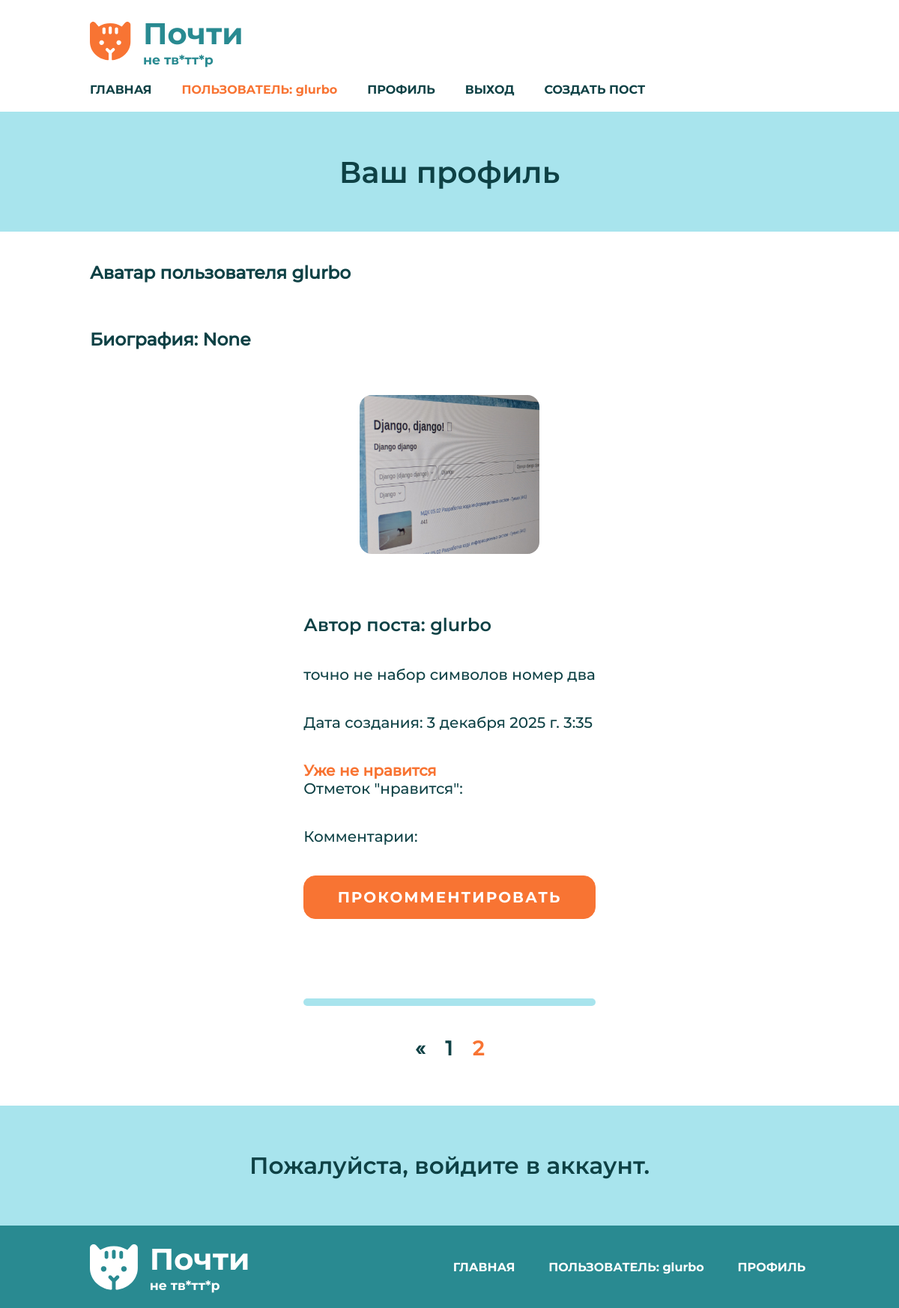
Screenshot of /posts/profile/?page=2 (signed in) with the database file from the repository.
### posts/models.py (models this page shows, shortened)
class ReallyUser(AbstractUser):
    avatar = models.ImageField(upload_to='avatars/', blank=True, null=True,
                               verbose_name='Аватар', default='avatars/image.png')
    biography = models.CharField(max_length=250, verbose_name="Биография", null=True)
    class Meta(AbstractUser.Meta):
        pass

class Post(models.Model):
    post_text = models.TextField(verbose_name="Текст поста")
    author = models.ForeignKey('ReallyUser', on_delete=models.CASCADE, verbose_name='Автор поста', null=True)
    pub_date = models.DateTimeField(default=datetime.now, verbose_name="Дата публикации")
    likes = models.ManyToManyField(settings.AUTH_USER_MODEL, related_name="liked_posts", blank=True)
    class Meta:
        verbose_name = 'Пост'
        verbose_name_plural = 'Посты'

### posts/views.py (the view)
# urls.py: path('profile/', views.profile_view, name='profile'),
@login_required
def profile_view(request):
    posts = Post.objects.filter(author=request.user).order_by('-pub_date')
    paginator = Paginator(posts, 2)
    if 'page' in request.GET:
        page_num = request.GET['page']
    else:
        page_num = 1
    page = paginator.get_page(page_num)
    context = {
        'posts': page.object_list,
        'user': request.user,
        'page': page
    }
    return render(request, 'profile.html', context)

### posts/templates/profile.html (shortened to what this page needs)
{% extends "base_generic.html" %}
{% block content %}
{% if user.is_authenticated %}
<section class="title">
            <h1>Ваш профиль</h1>
        </section>
        <section class="articles-wrapper">
            <div class="articles">
                <h3 class="article-text">Аватар пользователя {{ user.username }} </h3>
                <h3 class="article-text">Биография: {{ user.biography }}</h3>
                {% if user.avatar %}
<img src="{{ user.avatar.url }}" alt="Аватар пользователя" class="prof-img">
    {% else %}
    <h3>Как вы смогли без аватарки здесь зарегистрироваться???</h3>
    {% endif %}
                <div class="four-articles">
                    {% if posts %}
                    {% for post in posts %}
                    <article>
                        <div class="article-inner">
                            <div class="article-text">
                                <h3>Автор поста: {{ post.author }}</h3>
                                <p>{{ post.post_text }}</p>
                                <p>Дата создания: {{ post.pub_date }}</p>
                                 {% if request.user.is_authenticated %}
            <p class="lele">
                <a href="{% url 'toggle_like' pk=post.pk %}">
                    {% if request.user in post.likes.all %}
                        Уже не нравится
                    {% else %}
                        Нравится
                    {% endif %}
                </a>
                <span>Отметок "нравится": {{ post.likes_count }}</span>
            </p>
        {% else %}
            <p>Отметок "нравится": {{ post.likes_count }}</p>
        {% endif %}
        <p>Комментарии: {{ post.comment_count }}</p>
                            </div>
                            <div class="article-buttons">
                                <a href="{% url 'add-comment' pk=post.pk %}" class="button">ПРОКОММЕНТИРОВАТЬ</a>
                                <form>
                                    <div class="favourite">
                                        <input class="fav-input" type="checkbox" id="fav1" checked>
                                    </div>
                                </form>
                            </div>
                            <div class="line"></div>
                            {% endfor %}
                            {% if page.paginator.num_pages > 1 %}
    <div class="pagination">
        <div class="pagination-list">
            {% if page.has_previous %}
                <div class="pagination-item">
                    <a href="?page={{ page.previous_page_number }}" class="pagination-link">&laquo;</a>
                </div>
            {% endif %}
            {% for num in page.paginator.page_range %}
                <div class="pagination-item {% if num == page.number %}active{% endif %}">
                    {% if num == page.number %}
                        <span class="pagination-link">{{ num }}</span>
                    {% else %}
                        <a href="?page={{ num }}" class="pagination-link">{{ num }}</a>
                    {% endif %}
                </div>
            {% endfor %}
        </div>
    </div>
                            {% endif %}
                            {% else %}
                             <p>Нет постов :(</p>
                            {% endif %}
                        </div>
                    </article>
                </div>
            </div>
        </section>
<section class="title">
    <h3>Пожалуйста, войдите в аккаунт.</h3>
</section>
{% endif %}
{% endblock %}

### posts/templates/base_generic.html (shortened to what this page needs)
<!DOCTYPE html>
<html lang="ru">
<head>
    {% load static %}
    <link rel="stylesheet" href="{% static 'css/style.css' %}" />
</head>
<body>
    <header class="header-wrapper">
        <div class="header">
            <a class="logo" href="{% url 'index' %}">
                <img src="{% static 'media/logo.svg' %}" alt="Логотип">
                <div class="logo-wrapper">
                    <h1>Почти</h1>
                    <h3>не тв*тт*р</h3>
                </div>
            </a>
            <nav class="header-nav">
                <a href="{% url 'index' %}">ГЛАВНАЯ</a>
                {% if user.is_authenticated %}
                <p class="like-link">ПОЛЬЗОВАТЕЛЬ: {{ user.get_username }}</p>
                <a href="{% url 'profile' %}">ПРОФИЛЬ</a>
                <a href="{% url 'logout' %}">ВЫХОД</a>
                <a href="{% url 'create' %}">СОЗДАТЬ ПОСТ</a>
                {% else %}
                    <a href="{% url 'login' %}">ВОЙТИ</a>
                    <a href="{% url 'register' %}">РЕГИСТРАЦИЯ</a>
                {% endif %}
            </nav>
        </div>
    </header>
    <main>
        {% block content %}
        {% endblock %}
    </main>
    <footer>
        <div class="footer-wrapper">
            <a class="logo" href="{% url 'index' %}">
                <img src="{% static 'media/footer-logo.svg' %}" alt="Логотип">
                <div class="logo-wrapper">
                    <h1>Почти</h1>
                    <h3>не тв*тт*р</h3>
                </div>
            </a>
                <nav class="footer-nav">
                    <a href="{% url 'index' %}">ГЛАВНАЯ</a>
                {% if user.is_authenticated %}
                <p class="like-link-f">ПОЛЬЗОВАТЕЛЬ: {{ user.get_username }}</p>
                <a href="{% url 'profile' %}">ПРОФИЛЬ</a>
                {% else %}
                    <a href="{% url 'login' %}">ВОЙТИ</a>
                    <a href="{% url 'register' %}">РЕГИСТРАЦИЯ</a>
                {% endif %}
                </nav>
        </div>
    </footer>
</body>
</html>

### posts/static/css/style.css (style rules this page uses)
* { box-sizing: border-box; margin: 0; padding: 0; }
body { font-family: 'Montserrat Medium', sans-serif; font-size: 15pt; }
main { display: flex; flex-direction: column; row-gap: 1em; }
a { text-decoration: none; }
.header-wrapper { background: #fff; display: flex; justify-content: center; align-items: center; min-height: 4em; padding: 1em 0; }
.header { width: 80%; display: flex; justify-content: space-between; align-items: center; flex-wrap: wrap; gap: 1em; }
.logo { display: flex; column-gap: 0.8em; font-family: 'Montserrat Bold', sans-serif; align-items: center; padding-right: 1em; }
.logo img { max-width: 25%; }
.logo-wrapper { display: flex; flex-direction: column; color: #298A91; }
.logo-wrapper h1 { font-size: 30pt; }
.logo-wrapper h3 { font-size: 13pt; font-weight: normal; }
.header-nav { display: flex; gap: 2em; flex-wrap: wrap; }
.header-nav a, .like-link { font-family: 'Montserrat Bold', sans-serif; color: #0E4145; font-size: 12pt; }
footer { background: #298A91; display: flex; justify-content: center; align-items: center; min-height: 4em; padding: 1em 0; }
.footer-wrapper { width: 80%; display: flex; justify-content: space-between; align-items: center; gap: 1em; flex-wrap: wrap; }
.footer-wrapper .logo-wrapper { display: flex; flex-direction: column; color: #fff; }
.footer-nav { display: flex; width: 50%; justify-content: space-evenly; gap: 2em; flex-wrap: wrap; }
.footer-nav a, .like-link-f { font-family: 'Montserrat Bold', sans-serif; color: #fff; font-size: 12pt; }
.button { color: #fff; font-size: 15pt; font-family: 'Montserrat Bold', sans-serif; background-color: #F87433; border: 1px solid #F87433; border-radius: 0.8em; display: flex; padding: 0.8em; letter-spacing: 0.1em; justify-content: center; width: 100%; }
.title { color:#0E4145; justify-content: center; font-size: 20pt; font-family: 'Montserrat SemiBold', sans-serif; display: flex; min-height: 6em; align-items: center; background-color: #a8e4ed; }
.articles-wrapper { min-height: 50em; display: flex; justify-content: center; padding: 1em 0; }
.articles { width: 80%; display: flex; flex-direction: column; row-gap: 3em; }
article { align-items: center; }
.four-articles { display: flex; align-items: center; flex-direction: column; row-gap: 3em; flex-wrap: wrap; }
.four-articles article { display: flex; column-gap: 2em; border-radius: 0.8em; }
.article-inner { display: flex; flex-direction: column; padding: 1em; row-gap: 2em; }
.article-buttons { display: flex; justify-content: space-between; flex-direction: column; }
.article-text { display: flex; flex-direction: column; row-gap: 2em; color: #0E4145; }
.article-text h3 { font-family: 'Montserrat SemiBold', sans-serif; font-size: 18pt; }
.favourite { width: fit-content; display: flex; justify-content: center; align-items: center; }
.fav-input { appearance: none; position: relative; background-image: url('../media/favourite.svg'); width: 3.5em; height: 3.5em; background-repeat: no-repeat; background-position: center; background-size: contain; }
.fav-input::after { content: ""; position: absolute; width: 0px; height: 0px; background-image: url('../media/favourite-checked.svg'); background-repeat: no-repeat; background-position: center; background-size: contain; }
.fav-input:checked::after { width: 3.5em; height: 3.5em; }
.like-link { color: #F87433; }
.prof-img { max-width: 25%; border-radius: 0.8em; align-self: center; }
.pagination { align-self: center; display: flex; align-items: center; justify-content: center; }
.pagination-list { display: flex; column-gap: 1em; font-weight: bold; font-size: 20pt; color: #F87433; }
.pagination-list a { color: #0E4145; }
.line { border-radius: 0.8em; width: 100%; height: 0.5em; background-color: #a8e4ed; }
.lele { display: flex; flex-direction: column; color:#0E4145; }
.lele a { font-weight: bold; color: #F87433; }
.article-buttons { row-gap: 1em; }

### rows the page displays
ReallyUser: get_username "glurbo", username "glurbo", biography "None", avatar (picture)
Post: author "glurbo", post_text "точно не набор символов номер два", pub_date "3 декабря 2025 г. 3:35", shows "Уже не нравится"

### other values shown
{{ num }} "1"
{{ num }} "2"
